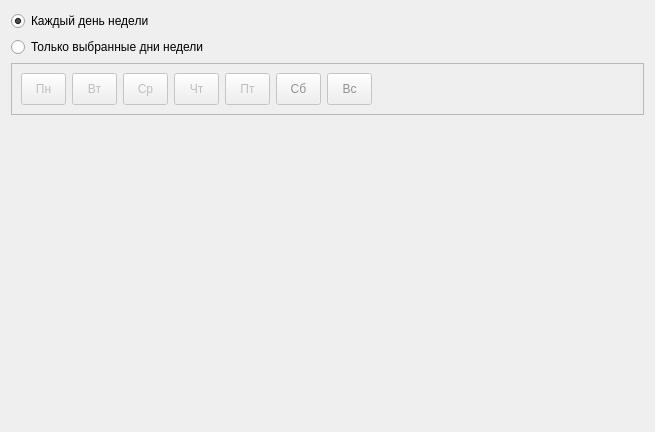
     <widget class="QWidget" name="daysofweekPage">
      <property name="geometry">
       <rect>
        <x>0</x>
        <y>0</y>
        <width>655</width>
        <height>432</height>
       </rect>
      </property>
      <attribute name="label">
       <string>Дни недели</string>
      </attribute>
      <layout class="QVBoxLayout" name="verticalLayout_7">
       <item>
        <widget class="QRadioButton" name="dayofweekEveryRadioButton">
         <property name="text">
          <string>Каждый день недели</string>
         </property>
         <property name="checked">
          <bool>true</bool>
         </property>
        </widget>
       </item>
       <item>
        <widget class="QRadioButton" name="dayofweekSelectedRadioButton">
         <property name="text">
          <string>Только выбранные дни недели</string>
         </property>
        </widget>
       </item>
       <item>
        <widget class="QFrame" name="dayofweekSelectedFrame">
         <property name="enabled">
          <bool>false</bool>
         </property>
         <property name="frameShape">
          <enum>QFrame::StyledPanel</enum>
         </property>
         <property name="frameShadow">
          <enum>QFrame::Raised</enum>
         </property>
         <layout class="QHBoxLayout" name="horizontalLayout_10">
          <item>
           <layout class="QGridLayout" name="gridLayout_6">
            <item row="0" column="0">
             <widget class="QToolButton" name="dayofweekButton_01">
              <property name="minimumSize">
               <size>
                <width>45</width>
                <height>32</height>
               </size>
              </property>
              <property name="text">
               <string>Пн</string>
              </property>
              <property name="checkable">
               <bool>true</bool>
              </property>
             </widget>
            </item>
            <item row="0" column="4">
             <widget class="QToolButton" name="dayofweekButton_05">
              <property name="minimumSize">
               <size>
                <width>45</width>
                <height>32</height>
               </size>
              </property>
              <property name="text">
               <string>Пт</string>
              </property>
              <property name="checkable">
               <bool>true</bool>
              </property>
             </widget>
            </item>
            <item row="0" column="5">
             <widget class="QToolButton" name="dayofweekButton_06">
              <property name="minimumSize">
               <size>
                <width>45</width>
                <height>32</height>
               </size>
              </property>
              <property name="palette">
               <palette>
                <active>
                 <colorrole role="ButtonText">
                  <brush brushstyle="SolidPattern">
                   <color alpha="255">
                    <red>255</red>
                    <green>0</green>
                    <blue>0</blue>
                   </color>
                  </brush>
                 </colorrole>
                </active>
                <inactive>
                 <colorrole role="ButtonText">
                  <brush brushstyle="SolidPattern">
                   <color alpha="255">
                    <red>255</red>
                    <green>0</green>
                    <blue>0</blue>
                   </color>
                  </brush>
                 </colorrole>
                </inactive>
                <disabled>
                 <colorrole role="ButtonText">
                  <brush brushstyle="SolidPattern">
                   <color alpha="255">
                    <red>143</red>
                    <green>146</green>
                    <blue>147</blue>
                   </color>
                  </brush>
                 </colorrole>
                </disabled>
               </palette>
              </property>
              <property name="text">
               <string>Сб</string>
              </property>
              <property name="checkable">
               <bool>true</bool>
              </property>
             </widget>
            </item>
            <item row="0" column="6">
             <widget class="QToolButton" name="dayofweekButton_07">
              <property name="minimumSize">
               <size>
                <width>45</width>
                <height>32</height>
               </size>
              </property>
              <property name="palette">
               <palette>
                <active>
                 <colorrole role="ButtonText">
                  <brush brushstyle="SolidPattern">
                   <color alpha="255">
                    <red>255</red>
                    <green>0</green>
                    <blue>0</blue>
                   </color>
                  </brush>
                 </colorrole>
                </active>
                <inactive>
                 <colorrole role="ButtonText">
                  <brush brushstyle="SolidPattern">
                   <color alpha="255">
                    <red>255</red>
                    <green>0</green>
                    <blue>0</blue>
                   </color>
                  </brush>
                 </colorrole>
                </inactive>
                <disabled>
                 <colorrole role="ButtonText">
                  <brush brushstyle="SolidPattern">
                   <color alpha="255">
                    <red>143</red>
                    <green>146</green>
                    <blue>147</blue>
                   </color>
                  </brush>
                 </colorrole>
                </disabled>
               </palette>
              </property>
              <property name="text">
               <string>Вс</string>
              </property>
              <property name="checkable">
               <bool>true</bool>
              </property>
             </widget>
            </item>
            <item row="0" column="1">
             <widget class="QToolButton" name="dayofweekButton_02">
              <property name="minimumSize">
               <size>
                <width>45</width>
                <height>32</height>
               </size>
              </property>
              <property name="text">
               <string>Вт</string>
              </property>
              <property name="checkable">
               <bool>true</bool>
              </property>
             </widget>
            </item>
            <item row="0" column="2">
             <widget class="QToolButton" name="dayofweekButton_03">
              <property name="minimumSize">
               <size>
                <width>45</width>
                <height>32</height>
               </size>
              </property>
              <property name="text">
               <string>Ср</string>
              </property>
              <property name="checkable">
               <bool>true</bool>
              </property>
             </widget>
            </item>
            <item row="0" column="3">
             <widget class="QToolButton" name="dayofweekButton_04">
              <property name="minimumSize">
               <size>
                <width>45</width>
                <height>32</height>
               </size>
              </property>
              <property name="text">
               <string>Чт</string>
              </property>
              <property name="checkable">
               <bool>true</bool>
              </property>
             </widget>
            </item>
           </layout>
          </item>
          <item>
           <spacer name="horizontalSpacer_10">
            <property name="orientation">
             <enum>Qt::Horizontal</enum>
            </property>
            <property name="sizeHint" stdset="0">
             <size>
              <width>255</width>
              <height>20</height>
             </size>
            </property>
           </spacer>
          </item>
         </layout>
        </widget>
       </item>
       <item>
        <spacer name="verticalSpacer_5">
         <property name="orientation">
          <enum>Qt::Vertical</enum>
         </property>
         <property name="sizeHint" stdset="0">
          <size>
           <width>20</width>
           <height>287</height>
          </size>
         </property>
        </spacer>
       </item>
      </layout>
     </widget>
